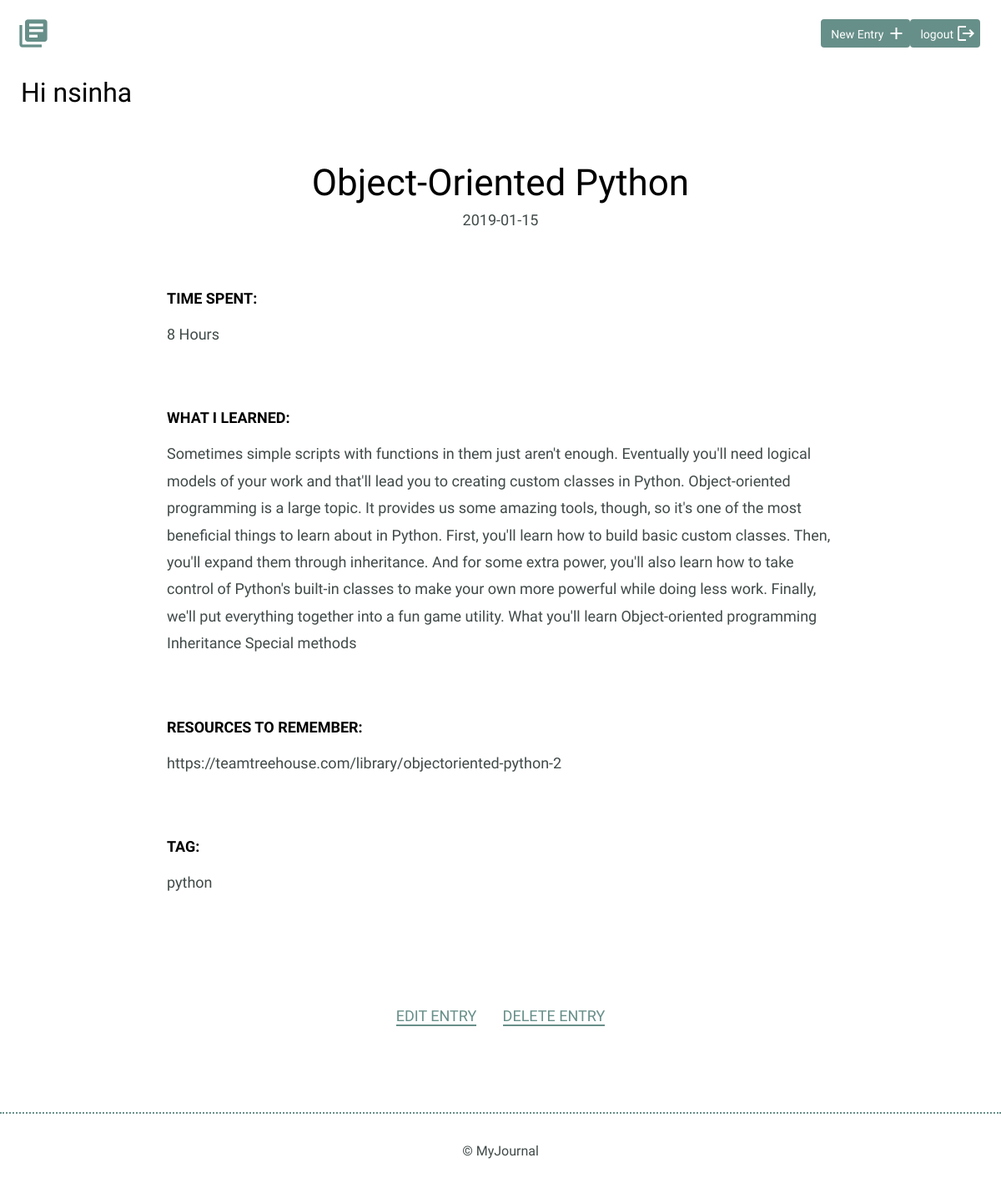
Page /entry/object-oriented-python (signed in) on the committed database.
### models.py (models this page shows, shortened)
class User(UserMixin, peewee.Model):
    joined_at = peewee.DateTimeField(default=datetime.datetime.now)
    username = peewee.CharField(max_length=255, unique=True)
    email = peewee.CharField(unique=True)
    password = peewee.CharField()
    class Meta:
        database = DATABASE

class Journal(peewee.Model):
    created_at = peewee.DateTimeField(default=datetime.datetime.now)
    title = peewee.CharField(max_length=255)
    time_spent = peewee.IntegerField()
    learned = peewee.TextField()
    resourses = peewee.TextField()
    tag = peewee.CharField()
    slug = peewee.CharField()
    user = peewee.ForeignKeyField(User, backref="journals")
    class Meta:
        database = DATABASE
        order_by = ('-created_at')

### journal_app.py (the view)
@app.route('/entry/<slug>')
@login_required
def detail(slug):
    post = models.Journal.select().where(models.Journal.slug == slug).get()
    return render_template("detail.html", post=post)

### journal_app.py (called while the page is built)
@app.before_request
def before_request():
    g.db = models.DATABASE
    g.db.connect()
    g.user = current_user

@app.after_request
def after_request(response):
    g.db.close()
    g.user = current_user
    return response

@login_manager.user_loader
def load_user(user_id):
    try:
        return models.User.get(models.User.id == user_id)
    except models.peewee.DoesNotExist:
        return None

### templates/detail.html
{% extends "layout.html" %}
{% block content %}
<div class="container">
    <div class="entry-list single">
        <article>
            <h1>{{ post.title }}</h1>
            <time datetime="{{ post.created_at }}">{{ post.created_at.date() }}</time>
            <div class="entry">
                <h3>Time Spent: </h3>
                <p>{{ post.time_spent }} Hours</p>
            </div>
            <div class="entry">
                <h3>What I Learned:</h3>
                <p>{{ post.learned }}</p>
            </div>
            <div class="entry">
                <h3>Resources to Remember:</h3>
                <p>
                    {{ post.resourses }}
                </p>
            </div>
            <div class="entry">
                <h3>Tag: </h3>
                <p>
                    {{ post.tag }}
                </p>
            </div>
        </article>
    </div>
</div>
{% if current_user.is_authenticated %}
    <div class="edit">
        <p>
            <a href="{{ url_for('edit', slug = post.slug) }}">Edit Entry</a>&nbsp;&nbsp;&nbsp;&nbsp;&nbsp;&nbsp;
            <a href="{{ url_for('delete', slug = post.slug) }}">delete Entry</a>
        </p>
    </div>
{% endif %}
{% endblock %}

### templates/layout.html (shortened to what this page needs)
<!DOCTYPE html>
<html>
    <head>
        <link rel="stylesheet" href="/static/css/normalize.css">
        <link rel="stylesheet" href="/static/css/site.css">
    </head>
    <body>
        <header>
            <div class="container">
                <div class="site-header">
                    {% if current_user.is_authenticated %}
                        <a class="logo" href="{{ url_for('list') }}"><i class="material-icons">library_books</i></a>
                    {% endif %}
                    {% if current_user.is_authenticated %}
                        <a class="button icon-right" href="{{ url_for('logout') }}"><span>logout</span>
                            <i class="material-icons">logout</i></a>
                        <a class="button icon-right" href="{{ url_for('add') }}"><span>New Entry</span>
                            <i class="material-icons">add</i></a>
                    {% endif %}
                </div>
            </div>
        </header>
        <section>
            {% if current_user.is_authenticated %}
                <h2 class="container">Hi <a href = "{{ url_for('list', username=current_user.username) }}">
                    {{ current_user.username }}</a></h2>
            {% endif %}
            {% block content %}
            {% endblock %}
        </section>
        <footer>
            <div>
                &copy; MyJournal
            </div>
        </footer>
    </body>
</html>

### static/css/site.css (style rules this page uses)
body { font-size: 16px; color: #404a49; font-family: 'Cousine', serif; font-weight: 400; }
.container { margin: 0 auto; padding: 0 25px; }
header .site-header { margin: 0 auto; height: 95px; }
header .logo i { color: #678f89; margin: 20px 0 0 -5px; float: left; font-size: 40px; }
header .button { float: right; margin: 33px 0 0 0; }
footer { text-align: center; padding: 35px 0; border-top: 2px dotted #678f89; }
.button { padding: 8px 10px 6px 10px; background: #678f89; border: 2px solid #678f89; border-radius: 4px; text-decoration: none; color: #FFF; position: relative; text-align: center; font-size: 14px; }
.button.icon-right { padding-right: 30px; top: -10px; }
.button.icon-right i { position: absolute; top: 3px; right: 3px; }
h1, h2, h3 { margin: 0; font-weight: 400; line-height: 1em; color: #000; }
h1 { font-size: 44px; margin-bottom: 12px; }
h2 { font-size: 32px; }
h2 a { text-decoration: none; color: #000; }
h3 { font-size: 18px; font-family: 'Work Sans', serif; font-weight: 600; text-transform: uppercase; }
p { line-height: 1.8em; font-size: 18px; }
p a { border-bottom: 2px solid #678f89; padding: 0; color: #678f89; text-decoration: none; }
.entry-list, .edit-entry, .new-entry { max-width: 800px; margin: 0 auto; padding: 70px 0 150px 0; }
.entry-list article { margin-bottom: 70px; text-align: center; }
.entry-list article:last-child { margin-bottom: 0; }
.entry-list.single { padding-bottom: 70px; }
.entry-list.single time { font-size: 18px; }
.entry { max-width: 800px; margin: 75px auto 0 auto; text-align: left; }
.entry p { margin-bottom: 40px; }
.edit { padding-bottom: 80px; text-align: center; margin: 0 auto; }
.edit a { font-weight: 400; text-transform: uppercase; font-size: 18px; }

### rows in the picture
User: username "nsinha"
Journal: title "Object-Oriented Python", created_at "2019-01-15", time_spent "8", learned "Sometimes simple scripts with functions in them just aren't enough. Eventually you'll need logical models of your work and that'll lead you to creating custom classes in Python. Object-oriented programming is a large topic. It provides us some amazing tools, though, so it's one of the most beneficial things to learn about in Python. First, you'll learn how to build basic custom classes. Then, you'll expand them through inheritance. And for some extra power, you'll also learn how to take control of Python's built-in classes to make your own more powerful while doing less work. Finally, we'll put everything together into a fun game utility. What you'll learn Object-oriented programming…", resourses "https://teamtreehouse.com/library/objectoriented-python-2", tag "python"
